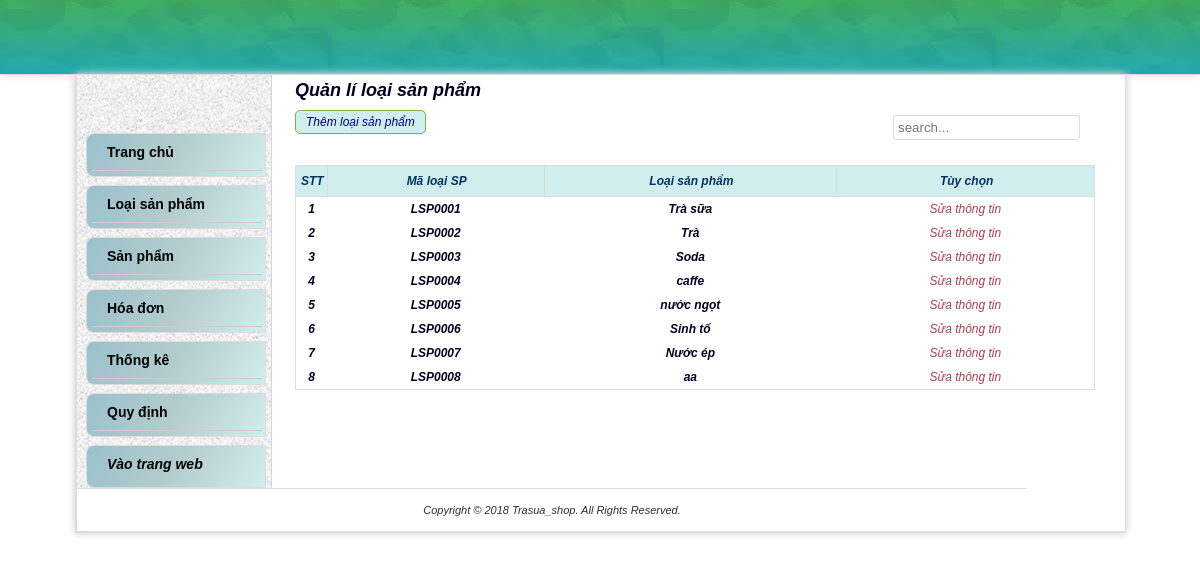
Page /loaisanpham.php on the committed database.
### tables this page shows
CREATE TABLE `loaisanpham` (
  `MaLoaiSP` varchar(7) NOT NULL,
  `TenLoaiSP` varchar(40) DEFAULT NULL,
  `HinhAnh` varchar(100) NOT NULL
);

### model/loaisanpham.php (called while the page is built, shortened)
<?php
 	function lay_loaisampham() {
		$conn = connect();
    	$strSQL = "select * from loaisanpham ";
    	$result = mysqli_query($conn, $strSQL) Or die('<p>Không thể thực thi câu truy vấn.</p>');
    	return $result;
	}
?>

### loaisanpham.php (the view, shortened to what this page needs)
<!DOCTYPE html>
<html>
    <head>
        <c:set var="root" value="${pageContext.request.contextPath}"/>
        <link href="css/mos-style.css" rel='stylesheet'type='text/css' />
    </head>
    <body>
        <?php include "parts/header.php"?>
    <div id="wrapper">
        <?php include "parts/menu.php"?>
        <div id="rightContent">
        <h2>Quản lí loại sản phẩm</h2><br>
        <?php require_once(__DIR__."\model\loaisanpham.php");?>
        <?php $list_loaisanpham = lay_loaisampham(); ?>
        <a href="themLoaiSanPham.php"  class="button" > Thêm loại sản phẩm </a>
        <div class="searchp">
        <form  action="controllers/loaisanpham.php" method="post" enctype="multipart/form-data" >
            <input type="search" name="txt_search" value="" placeholder="search..." />
        </form>
        </div>
         <form  id="user-form" method="post" enctype="multipart/form-data" role="form">
            <table class='data' id = 'loaisanphamTables'>
             <tr class='data'>
				<th class="data" width="30px">STT</th>
				<th class="data">Mã loại SP</th>
				<th class="data">Loại sản phẩm</th>
                <th class="data">Tùy chọn</th>
			</tr>
            <?php $i=0 ; ?>
                <?php while ($loaisanpham= mysqli_fetch_array($list_loaisanpham)){ ?>
                    <tr >
                        <?php $i= $i +1; ?>
                        <td ><h4 ><?php echo $i; ?></h4></td>
                        <td ><h4 ><?php echo $loaisanpham['MaLoaiSP']; ?></h4></td>
                        <td ><h4 ><?php echo $loaisanpham['TenLoaiSP'] ?></h4></td>
                        <td >
                            <a href="suaLoaiSanPham.php?malsp=<?php echo $loaisanpham['MaLoaiSP']; ?>">Sửa thông tin</a>
                        </td>
                    </tr>
                <?php } ?>
            </table>
        </form>
        </div>
        <?php include "parts/footer.php"?>
        </div>
    </body>
</html>

### css/mos-style.css (style rules this page uses)
body { background: url(../images/latar.jpg); margin: 0; padding: 0; font-family: Arial; font-size: 12px; color: #2e2e2e; text-align: center; }
a { color: #527e19; text-decoration: none; }
input { padding: 4px;color: #5b5b5b;border: 1px solid #dcdcdc; -moz-border-radius: 3px;-webkit-border-radius: 3px;-o-border-radius: 3px; }
.button { cursor: pointer; padding: 4px 10px 4px 10px; color: #00008B; background-color: #D1EEEE; border: 1px solid #71bb3b; -moz-border-radius: 5px; -webkit-border-radius: 5px; -o-border-radius: 5px; }
table { border:none;font-size: 12px; }
td { border:none; padding: 5px; }
table.data { border: 1px solid #dcdcdc; margin: 10px 0px 20px 0px; width: 97%; border-collapse: collapse;font-size: 12px; text-align: center; }
th.data { padding: 8px 4px 8px 4px;border: 1.5px solid #dcdcdc; background-color:#D1EEEE ;text-shadow: 1px 0px #003362;color:#0000; }
tr.data { background: #fff }
div .searchp { float: right; border: 0px solid #dcdcdc; position: relative; right: 40px; text-align: right; width: 300px; height: 50px; border: 40px; }
#wrapper { width: 1050px; padding: 0px 0 0 0; position: relative; border-left: 1px solid #dcdcdc; border-right: 1px solid #dcdcdc; border-bottom: 1px solid #dcdcdc; float: center; margin: auto; text-align: center; background: #fff url(../img/bg_kiri.png) repeat-y; -moz-box-shadow: 0px 0px 8px #dcdcdc; -webkit-box-shadow: 0px 0px 8px #dcdcdc; }
#rightContent { width: 835px; padding: 5px; float: right; border-left: 0px solid #dcdcdc; text-align: left; color: #000022; }

### parts/menu.php (style rules this page uses)
* { margin: 0; padding: 0; -webkit-box-sizing: border-box; -moz-box-sizing: border-box; box-sizing: border-box; }
a { color: #b63b4d; text-decoration: none; }

### rows in the picture
loaisanpham: MaLoaiSP "LSP0001", TenLoaiSP "Trà sữa"
loaisanpham: MaLoaiSP "LSP0002", TenLoaiSP "Trà"
loaisanpham: MaLoaiSP "LSP0003", TenLoaiSP "Soda"
loaisanpham: MaLoaiSP "LSP0004", TenLoaiSP "caffe"
loaisanpham: MaLoaiSP "LSP0005", TenLoaiSP "nước ngọt"
loaisanpham: MaLoaiSP "LSP0006", TenLoaiSP "Sinh tố"
loaisanpham: MaLoaiSP "LSP0007", TenLoaiSP "Nước ép"
loaisanpham: MaLoaiSP "LSP0008", TenLoaiSP "aa"
